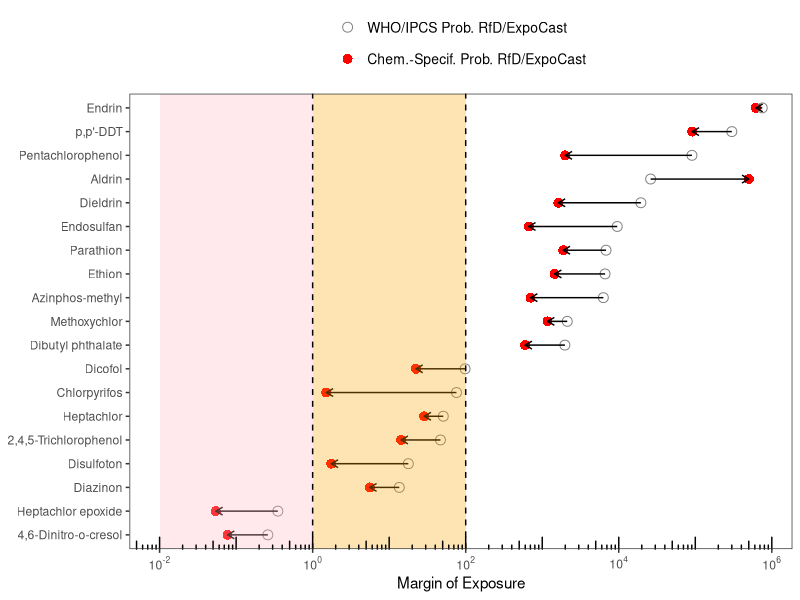
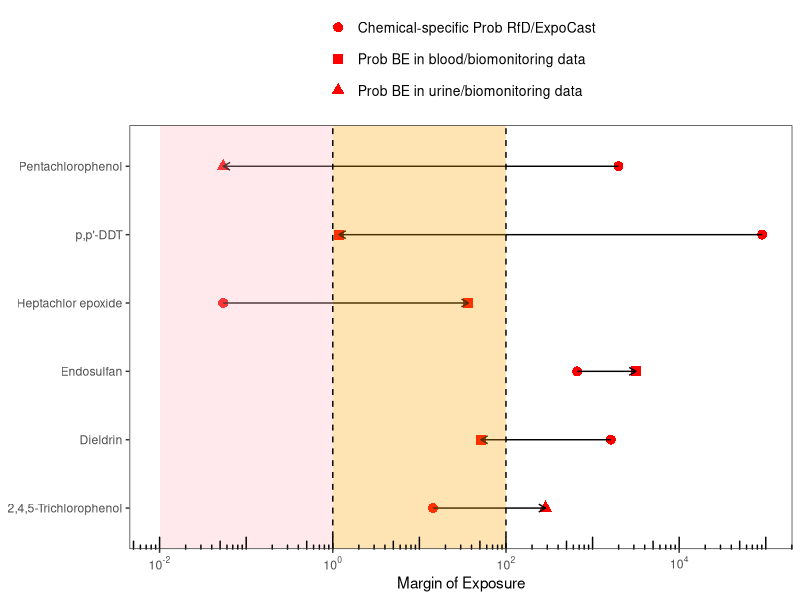
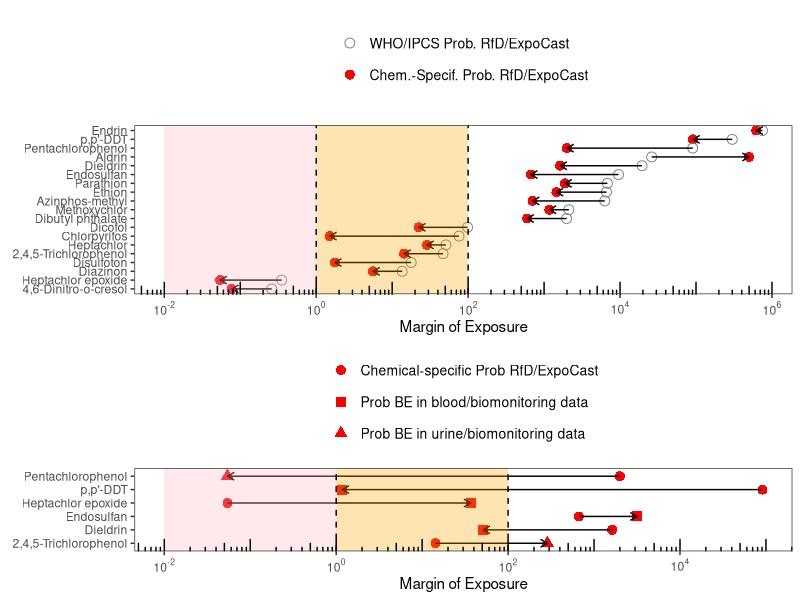

Recreate these plots in R, in order.
library(dplyr)
library(ggplot2)
library(ggpubr)

expo <- read.csv("expocast upper bound.csv")

##HDMI and expocast
who.hdmi.quan <- read.csv("WHO approximate HDMI quantile.csv")
cs.hdmi.quan <- read.csv("HDMI quantile.csv")

who.hdmi.quan$name <- "WHO/IPCS"
cs.hdmi.quan$name <- "chemical-specific"

hdmi.quan.bind <- merge(cs.hdmi.quan, who.hdmi.quan, by="CAS")
hdmi.quan.bind.df <- hdmi.quan.bind[-c(5,7,17,18,23,26),]
cs.hdmi.quan.df <- data.frame(CAS=hdmi.quan.bind.df$CAS, endpoint=hdmi.quan.bind.df$endpoint.x,
                              probRfD=hdmi.quan.bind.df$X5..x, name=hdmi.quan.bind.df$name.x)
cs.hdmi.expo <- merge(cs.hdmi.quan.df, expo, by="CAS")
cs.hdmi.expo$MOE <- with(cs.hdmi.expo, probRfD/expocast)
cs.hdmi.expo.df <- cs.hdmi.expo %>% group_by(CAS) %>% slice(which.min(probRfD))

who.hdmi.quan.df <- data.frame(CAS=hdmi.quan.bind.df$CAS, endpoint=hdmi.quan.bind.df$endpoint.x,
                               probRfD=hdmi.quan.bind.df$X5..y, name=hdmi.quan.bind.df$name.y)
who.hdmi.expo <- merge(who.hdmi.quan.df, expo, by="CAS")
who.hdmi.expo$MOE <- with(who.hdmi.expo, probRfD/expocast)
who.hdmi.expo.df <- who.hdmi.expo %>% group_by(CAS) %>% slice(which.min(probRfD))

hdmi.expo <- rbind(cs.hdmi.expo.df, who.hdmi.expo.df)
hdmi.expo$reorder <- hdmi.expo$MOE
hdmi.expo[1:19,8] <- hdmi.expo[20:38, 8]

expo.moe.plot <- ggplot()+
  geom_point(data=hdmi.expo, aes(x=MOE, y=reorder(Chemical, reorder), color=name, shape=name), size=3)+
  geom_segment(aes(x =who.hdmi.expo.df$MOE , y = who.hdmi.expo.df$Chemical, xend = cs.hdmi.expo.df$MOE, yend = cs.hdmi.expo.df$Chemical),
               arrow = arrow(length = unit(0.2, "cm")))+
  geom_rect(aes(xmin = 1e-02, xmax = 1, ymin = -Inf, ymax = Inf), fill="lightpink", alpha=0.3)+
  geom_rect(aes(xmin = 1, xmax = 100, ymin = -Inf, ymax = Inf), fill="orange", alpha=0.3)+
  geom_vline(xintercept=1, color="black", linetype="dashed")+
  geom_vline(xintercept=100, color="black", linetype="dashed")+
  scale_x_log10(breaks = scales::trans_breaks("log10", function(x) 10^x),
                labels = scales::trans_format("log10", scales::math_format(10^.x)))+
  theme_bw()+
  theme(axis.title.y = element_blank(), 
        legend.title = element_blank(), legend.position = "top", legend.text = element_text(size = 10),
        panel.grid.major = element_blank(), panel.grid.minor = element_blank())+
  xlab("Margin of Exposure")+
  scale_color_manual(name="label",
                       breaks=c("WHO/IPCS","chemical-specific"),
                       labels=c("WHO/IPCS Prob. RfD/ExpoCast","Chem.-Specif. Prob. RfD/ExpoCast"),
                       values=c(`WHO/IPCS`=NA,`chemical-specific`="red"))+
  scale_shape_manual(name="label",
                       breaks=c("WHO/IPCS","chemical-specific"),
                       labels=c("WHO/IPCS Prob. RfD/ExpoCast","Chem.-Specif. Prob. RfD/ExpoCast"),
                       values=c(`WHO/IPCS`=1,`chemical-specific`=16))+
  guides(color = guide_legend(nrow = 2))+
  annotation_logticks(sides="b")
print(expo.moe.plot)

#combine HDMI, BE and exposure data
##biomonitoring data MOE
bio.data <- read.csv("bimonitoring data.csv")
be_b.quan <- read.csv("BEMI blood quantile.csv")
be_b.quan.df <- be_b.quan %>% group_by(CAS) %>% slice(which.min(X5.))

be_u.quan <- read.csv("BEMI urine quantile.csv")
be_u.quan.df <- be_u.quan %>% group_by(CAS) %>% slice(which.min(X5.))

bio.be_b <- merge(bio.data[1:4,], be_b.quan.df, by="CAS")
bio.be_u <- merge(bio.data[5:6,], be_u.quan.df, by="CAS")

bio.be_b$MOE <- with(bio.be_b, X5./biomonitoring.value)
bio.be_u$MOE <- with(bio.be_u, X5./biomonitoring.value)

bio.be_b$name <- "BE blood"
bio.be_u$name <- "BE urine"
bio.bind <- rbind(bio.be_b, bio.be_u)

cs.hdmi.moe.subset <- subset(cs.hdmi.expo.df, Chemical %in% c("Heptachlor epoxide","Endosulfan","p,p'-DDT","Dieldrin","Pentachlorophenol","2,4,5-Trichlorophenol"))

bioexpo.moe <- rbind(bio.bind[,c(1,2,9,10)], cs.hdmi.moe.subset[,c(1,5,7,4)])

bioexpo.plot <- ggplot()+
  geom_point(data=bioexpo.moe, aes(x=MOE, y=Chemical, shape=name), color="red", size=3)+
  geom_segment(aes(x =cs.hdmi.moe.subset$MOE , y = cs.hdmi.moe.subset$Chemical, xend = bio.bind$MOE, yend = bio.bind$Chemical),
               arrow = arrow(length = unit(0.2, "cm")))+
  geom_rect(aes(xmin = 1e-02, xmax = 1, ymin = -Inf, ymax = Inf), fill="lightpink", alpha=0.3)+
  geom_rect(aes(xmin = 1, xmax = 100, ymin = -Inf, ymax = Inf), fill="orange", alpha=0.3)+
  geom_vline(xintercept=1, color="black", linetype="dashed")+
  geom_vline(xintercept=100, color="black", linetype="dashed")+
  scale_x_log10(breaks = scales::trans_breaks("log10", function(x) 10^x),
                labels = scales::trans_format("log10", scales::math_format(10^.x)))+
  theme_bw()+
  theme(axis.title.y = element_blank(), 
        legend.title = element_blank(), legend.position = "top", legend.text = element_text(size = 10),
        panel.grid.major = element_blank(), panel.grid.minor = element_blank())+
  xlab("Margin of Exposure")+
  scale_shape_manual(breaks=c("chemical-specific","BE blood","BE urine"),
                     labels=c("chemical-specific"="Chemical-specific Prob RfD/ExpoCast", 
                                "BE blood"="Prob BE in blood/biomonitoring data", 
                                "BE urine"="Prob BE in urine/biomonitoring data"),
                     values=c("chemical-specific"=16, "BE blood"=15, "BE urine"=17))+
  guides(shape = guide_legend(nrow = 3))+
  annotation_logticks(sides="b")
print(bioexpo.plot)

moe.plot <- ggarrange(expo.moe.plot, bioexpo.plot, align = "hv", nrow=2, ncol=1, heights = c(2,1.5))
ggsave(moe.plot, file="MOE plot (Expocast and biomonitoring).pdf", width = 6, height=12, scale=0.8, path="Plot output")
